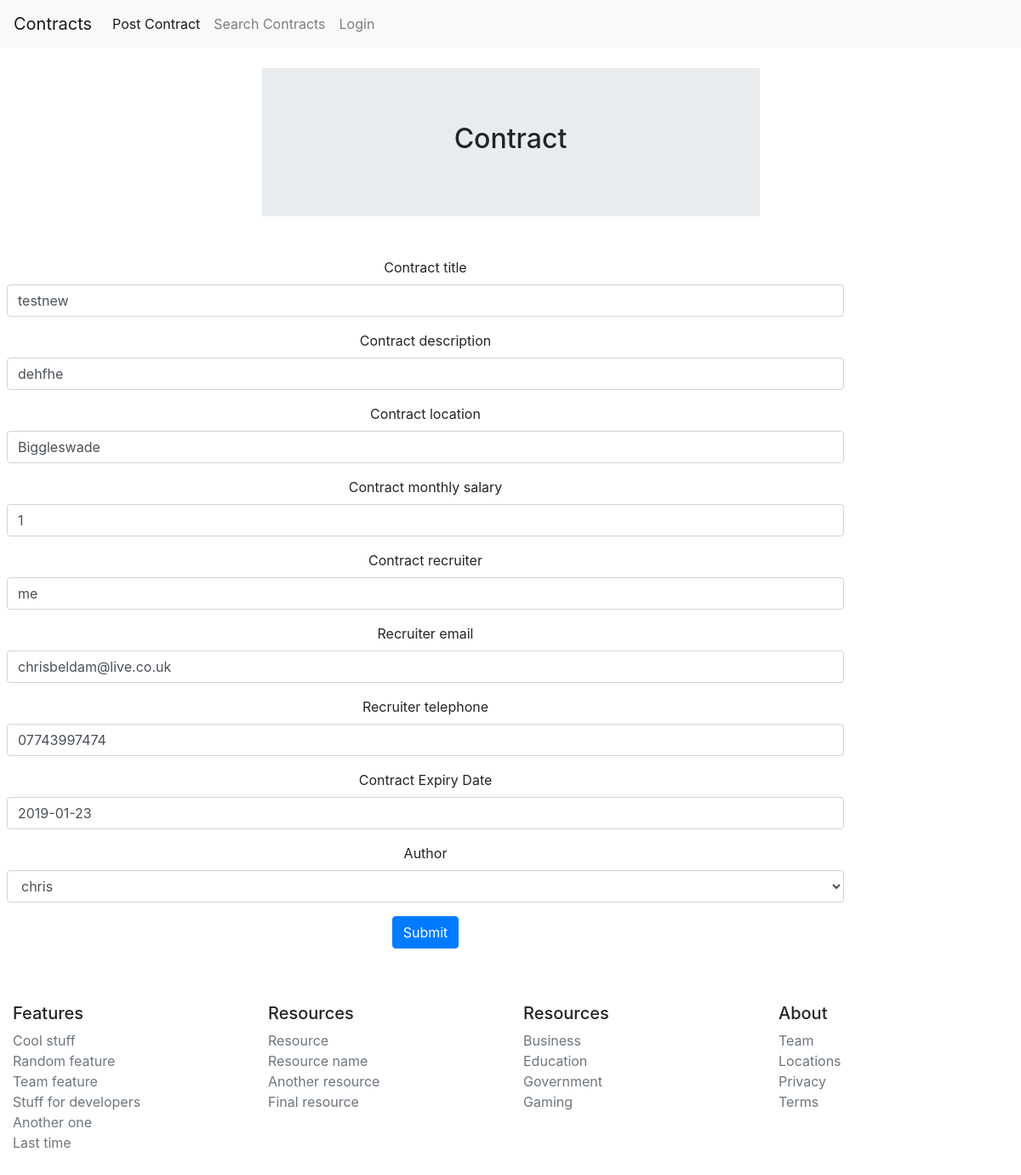
The page /contract/2/update/ (signed in) on the database its author committed.
### jobs/models.py (models this page shows, shortened)
class Contract(models.Model):
    contract_id = models.BigAutoField(primary_key=True)
    contract_title = models.CharField(max_length=100)
    contract_description = models.CharField(max_length=250)
    contract_location = models.CharField(max_length=100)
    contract_monthly_salary = models.IntegerField()
    contract_recruiter = models.CharField(max_length=250)
    recruiter_email = models.EmailField()
    recruiter_telephone = models.CharField(max_length=11)
    featured_contract = models.BooleanField(default=False)
    featured_expiry_date = models.DateField(default=datetime.date.today)
    date_created = models.DateField(_("Contract Start Date"), default=datetime.date.today) #This allows for the internationalisation of the date field #
    contract_expiry_date = models.DateField(_("Contract Expiry Date"), default=datetime.date.today)
    author = models.ForeignKey(User, on_delete=models.CASCADE, default=True) # Links the user to the role

### jobs/views.py (the view)
# urls.py: path('contract/<int:pk>/update/', views.ContractUpdateView.as_view(), name='contract-update'),
class ContractUpdateView(LoginRequiredMixin, UserPassesTestMixin, UpdateView):
    model = Contract
    fields = ['contract_title', 'contract_description', 'contract_location', 'contract_monthly_salary',
              'contract_recruiter','recruiter_email', 'recruiter_telephone','contract_expiry_date', 'author']
    def test_func(self):
        post = self.get_object()
        if self.request.user == post.author:
            return True
        return False

### jobs/templates/jobs/contract_form.html (shortened to what this page needs)
{% extends "jobs/base.html" %}
{% load bootstrap4 %}
{% block content %}
<div class="jumbotron jumbotron-fluid" style="width:50%; margin:0 auto; text-align:center">
  <h2>Contract</h2>
</div>
<form action="" method="post">
  <div class="row">
    <div class="col-sm-10 px-2 py-5" style="text-align:center;">
      {% bootstrap_form form %}
      <button type="submit" class="btn btn-primary" style="text-align:center">Submit</button>
    </div>
  </div>
</form>
{% endblock content %}

### jobs/static/jobs/css/style.css (style rules this page uses)
h2 { color:green; }

### rows shown on the page
Contract: contract_title "testnew", contract_description "dehfhe", contract_location "Biggleswade", contract_monthly_salary "1", contract_recruiter "me", recruiter_email "chrisbeldam@live.co.uk", recruiter_telephone "07743997474", contract_expiry_date "2019-01-23", author "chris"
